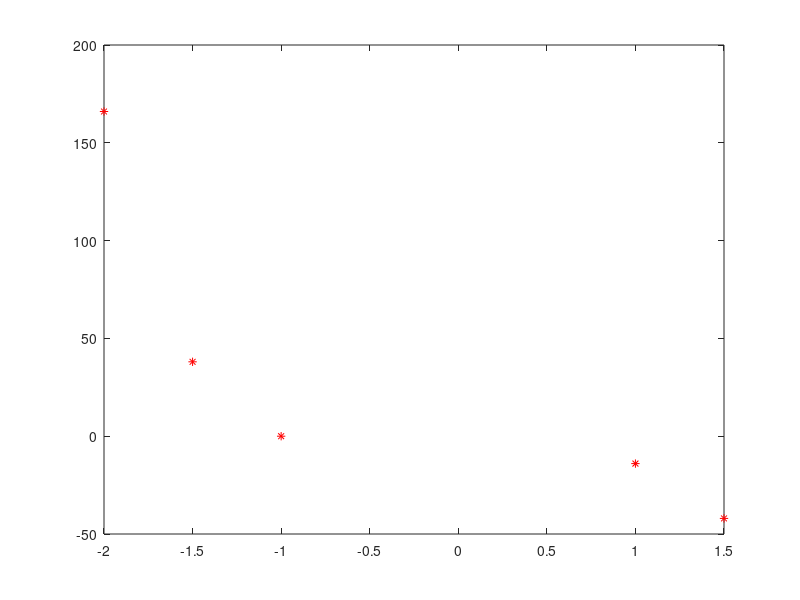

Recreate this plot in MATLAB. (Note: this script raises an error after producing the figure.)
%BaiA9
clc; clear all; close all;
x = [-2 -1.5 -1 1 1.5]
y = [166 38.0313 0 -14 -42.0313]
%phan a
%Noi suy bac ba
A3 = [x(1)^3 x(1)^2 x(1) 1;...
 x(2)^3 x(2)^2 x(2) 1;...
 x(3)^3 x(3)^2 x(3) 1;...
 x(4)^3 x(4)^2 x(4) 1;...
 x(5)^3 x(5)^2 x(5) 1]
aa3 = pinv(A3)*y(:)
y3 =@(x) aa3(1)*x^3 + aa3(2)*x^2 + aa3(3)*x + aa3(4)

%Noi suy bac 4
A4 = [x(1)^4 x(1)^3 x(1)^2 x(1) 1;...
 x(2)^4 x(2)^3 x(2)^2 x(2) 1;...
 x(3)^4 x(3)^3 x(3)^2 x(3) 1;...
 x(4)^4 x(4)^3 x(4)^2 x(4) 1;...
 x(5)^4 x(5)^3 x(5)^2 x(5) 1];
aa4 = pinv(A4)*y(:)
y4 = @(x) aa4(1)*x^4 + aa4(2)*x^3 + aa4(3)*x^2 + aa4(4)*x + aa4(5)
A5=[x(1)^5 x(1)^4 x(1)^3 x(1)^2 x(1) 1;...
 x(2)^5 x(2)^4 x(2)^3 x(2)^2 x(2) 1;...
 x(3)^5 x(3)^4 x(3)^3 x(3)^2 x(3) 1;...
 x(4)^5 x(4)^4 x(4)^3 x(4)^2 x(4) 1;...
 x(5)^5 x(5)^4 x(5)^3 x(5)^2 x(5) 1];

%Noi suy bac 5
aa5=pinv(A5)*y(:)
y5= @(x) aa5(1)*x^5 +aa5(2)*x^4+aa5(3)*x^3+aa5(4)*x^2+aa5(5)*x +aa5(6);
%Ve do thi
figure(1)
x1 = linspace(-2,1.5,100);
plot(x,y,'*r'); hold on;
ezplot(y3,[-2.5 1.5]);
h = ezplot(y4,[-2.5 1.5]); set(h,'color','g');
k = ezplot(y5,[-2.5 1.5]); set(k,'color','k'); hold off;
legend('cac diem gia tri','bac 3','bac 4','bac 5');
title('Noi suy bang giai HPT DSTT');

%Phan b
xx = linspace(-2,1.5,100);
pp3 = polyfit(x,y,3); yy3 = polyval(pp3,xx);
pp4 = polyfit(x,y,4); yy4 = polyval(pp4,xx);
pp5 = polyfit(x,y,5); yy5 = polyval(pp5,xx);
figure(2)
plot(x,y,'*r'); hold on;
plot(xx,yy3,xx,yy4,'g',xx,yy5,'m'); hold off
legend('Diem gia tri','Bac 3','Bac 4','Bac 5'); 
title('Noi suy bang polyfit/polyval')
